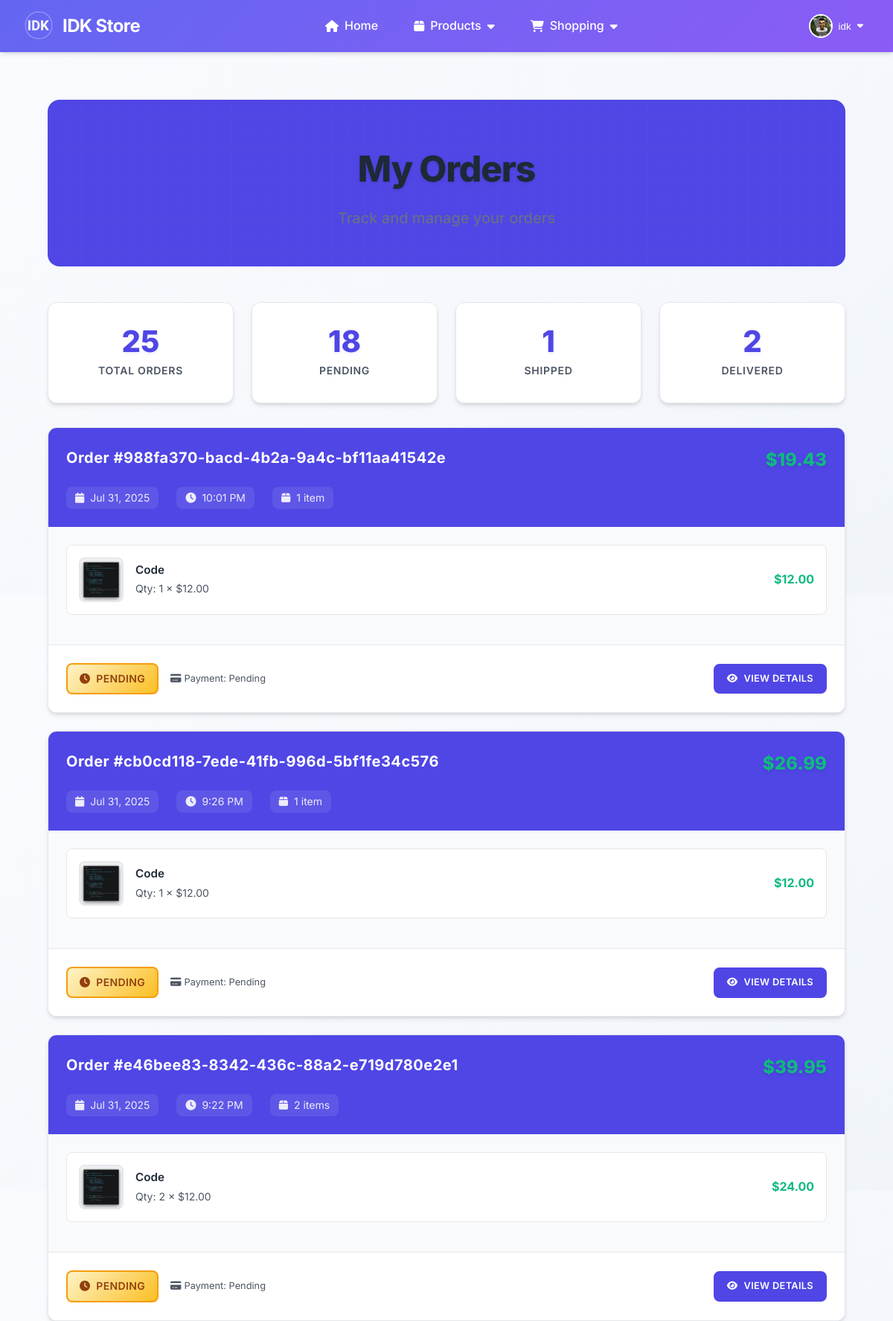
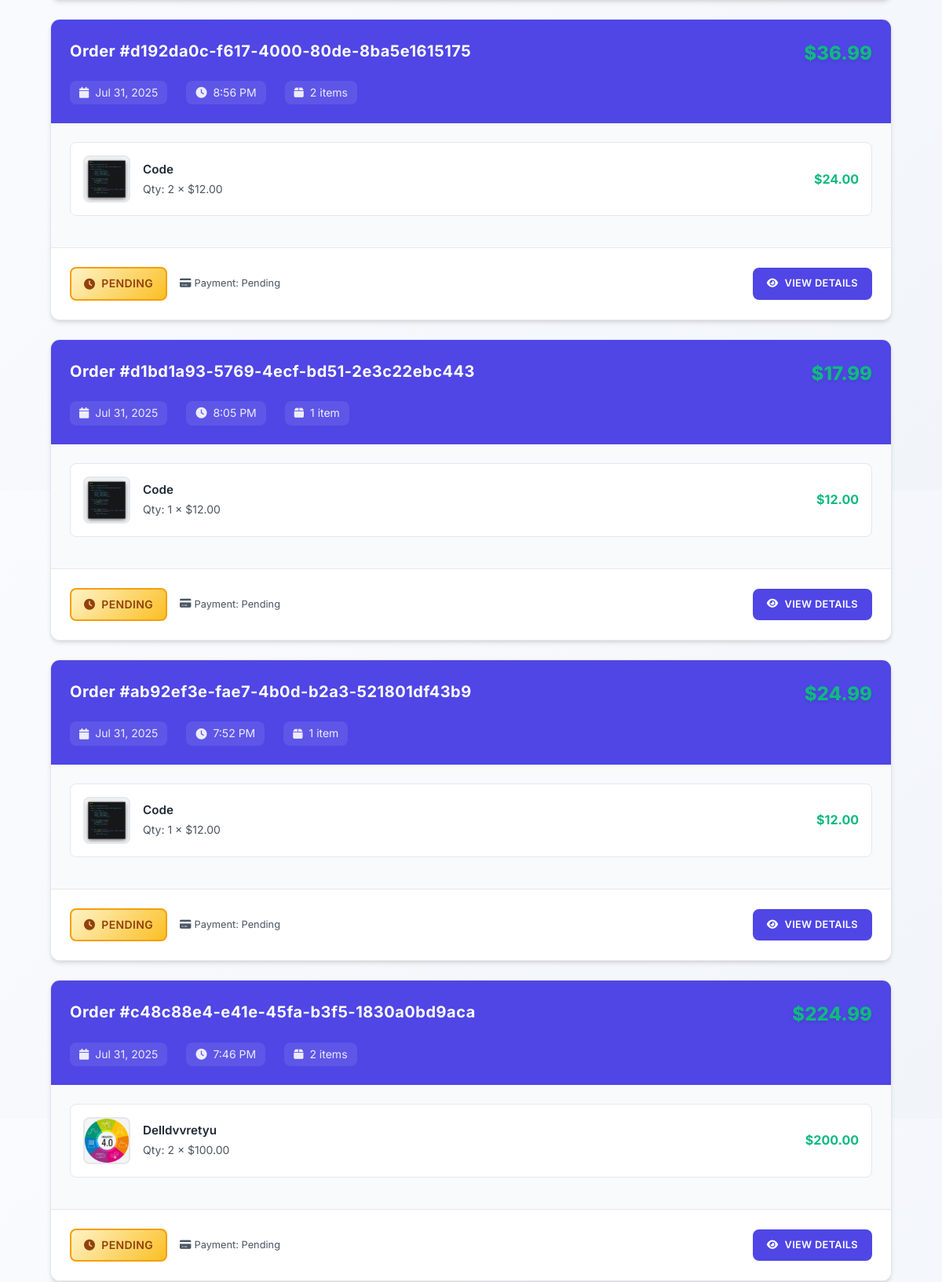
Screenshot of /orders/ (signed in, upper part) with the database file from the repository (2 pictures, top to bottom).
### accounts/models.py (models this page shows, shortened)
class UserProfile(models.Model):
    ROLE_CHOICES = [
        ('customer', 'Customer'),
        ('staff', 'Staff'),
        ('owner', 'Owner/Admin'),
    ]
    user = models.OneToOneField(User, on_delete=models.CASCADE, related_name='profile')
    phone_number = models.CharField(max_length=15, blank=True, null=True)
    address = models.TextField(blank=True, null=True)
    date_of_birth = models.DateField(blank=True, null=True)
    profile_picture = models.ImageField(upload_to='profiles/', blank=True, null=True)
    role = models.CharField(max_length=20, choices=ROLE_CHOICES, default='customer')
    billing_first_name = models.CharField(max_length=100, blank=True, null=True)
    billing_last_name = models.CharField(max_length=100, blank=True, null=True)
    billing_email = models.EmailField(blank=True, null=True)
    billing_phone = models.CharField(max_length=20, blank=True, null=True)
    billing_address = models.TextField(blank=True, null=True)
    billing_city = models.CharField(max_length=100, blank=True, null=True)
    billing_state = models.CharField(max_length=100, blank=True, null=True)
    billing_postal_code = models.CharField(max_length=20, blank=True, null=True)
    billing_country = models.CharField(max_length=100, blank=True, null=True)
    shipping_first_name = models.CharField(max_length=100, blank=True, null=True)
    shipping_last_name = models.CharField(max_length=100, blank=True, null=True)
    shipping_phone = models.CharField(max_length=20, blank=True, null=True)
    shipping_address = models.TextField(blank=True, null=True)
    shipping_city = models.CharField(max_length=100, blank=True, null=True)
    shipping_state = models.CharField(max_length=100, blank=True, null=True)
    shipping_postal_code = models.CharField(max_length=20, blank=True, null=True)
    shipping_country = models.CharField(max_length=100, blank=True, null=True)
    created_at = models.DateTimeField(auto_now_add=True)
    updated_at = models.DateTimeField(auto_now=True)
    def can_manage_products(self):
        return self.role in ['staff', 'owner'] or self.user.is_superuser
    class Meta:
        verbose_name = "User Profile"
        verbose_name_plural = "User Profiles"

### orders/models.py (models this page shows, shortened)
class Order(models.Model):
    ORDER_STATUS_CHOICES = [
        ('pending', 'Pending'),
        ('confirmed', 'Confirmed'),
        ('processing', 'Processing'),
        ('shipped', 'Shipped'),
        ('delivered', 'Delivered'),
        ('cancelled', 'Cancelled'),
        ('refunded', 'Refunded'),
    ]
    order_id = models.UUIDField(default=uuid.uuid4, unique=True, editable=False)
    user = models.ForeignKey(User, on_delete=models.CASCADE, related_name='orders')
    status = models.CharField(max_length=20, choices=ORDER_STATUS_CHOICES, default='pending')
    first_name = models.CharField(max_length=100)
    last_name = models.CharField(max_length=100)
    email = models.EmailField()
    phone = models.CharField(max_length=20)
    shipping_first_name = models.CharField(max_length=100, blank=True)
    shipping_last_name = models.CharField(max_length=100, blank=True)
    shipping_phone = models.CharField(max_length=20, blank=True)
    shipping_address = models.TextField()
    shipping_city = models.CharField(max_length=100)
    shipping_state = models.CharField(max_length=100)
    shipping_postal_code = models.CharField(max_length=20)
    shipping_country = models.CharField(max_length=100, default='Cambodia')
    shipping_method = models.ForeignKey('ShippingMethod', on_delete=models.SET_NULL, null=True, blank=True)
    total_amount = models.DecimalField(max_digits=10, decimal_places=2)
    shipping_cost = models.DecimalField(max_digits=10, decimal_places=2, default=0.00)
    tax_amount = models.DecimalField(max_digits=10, decimal_places=2, default=0.00)
    created_at = models.DateTimeField(auto_now_add=True)
    updated_at = models.DateTimeField(auto_now=True)
    order_notes = models.TextField(blank=True, null=True)
    class Meta:
        ordering = ['-created_at']
    @property
    def grand_total(self):
        total = Decimal(str(self.total_amount)) if self.total_amount else Decimal('0.00')
        shipping = Decimal(str(self.shipping_cost)) if self.shipping_cost else Decimal('0.00')
        tax = Decimal(str(self.tax_amount)) if self.tax_amount else Decimal('0.00')
        return total + shipping + tax
    @property
    def total_items(self):
        return sum(item.quantity for item in self.order_items.all())

class OrderItem(models.Model):
    order = models.ForeignKey(Order, on_delete=models.CASCADE, related_name='order_items')
    product = models.ForeignKey(Product, on_delete=models.CASCADE)
    quantity = models.PositiveIntegerField(default=1)
    price = models.DecimalField(max_digits=10, decimal_places=2)  # Price at time of order
    created_at = models.DateTimeField(auto_now_add=True)
    @property
    def total_price(self):
        return self.quantity * self.price

### products/models.py (models this page shows, shortened)
class Product(models.Model):
    name = models.CharField(max_length=255)
    description = models.TextField()
    price = models.DecimalField(max_digits=10, decimal_places=2)
    quantity = models.PositiveIntegerField(default=0)
    image = models.ImageField(upload_to='products/', blank=True)
    category = models.ForeignKey('Category', on_delete=models.CASCADE, related_name='products', null=True, blank=True)

### payment/models.py (models this page shows, shortened)
class Payment(models.Model):
    PAYMENT_METHOD_CHOICES = [
        ('bank_transfer', 'Bank Transfer'),
        ('cash_on_delivery', 'Cash on Delivery'),
        ('aba_pay', 'ABA Pay'),
        ('wing', 'Wing'),
    ]
    PAYMENT_STATUS_CHOICES = [
        ('pending', 'Pending'),
        ('processing', 'Processing'),
        ('completed', 'Completed'),
        ('failed', 'Failed'),
        ('cancelled', 'Cancelled'),
        ('refunded', 'Refunded'),
    ]
    payment_id = models.UUIDField(default=uuid.uuid4, unique=True, editable=False)
    order = models.OneToOneField(Order, on_delete=models.CASCADE, related_name='payment')
    payment_method = models.CharField(max_length=20, choices=PAYMENT_METHOD_CHOICES)
    status = models.CharField(max_length=20, choices=PAYMENT_STATUS_CHOICES, default='pending')
    amount = models.DecimalField(max_digits=10, decimal_places=2)
    transaction_id = models.CharField(max_length=100, blank=True, null=True)
    gateway_response = models.JSONField(blank=True, null=True)
    created_at = models.DateTimeField(auto_now_add=True)
    updated_at = models.DateTimeField(auto_now=True)
    completed_at = models.DateTimeField(blank=True, null=True)

### orders/views.py (the view)
# urls.py: path('', views.order_list, name='order_list'),
@login_required
def order_list(request):
    orders = Order.objects.filter(user=request.user).order_by('-created_at')
    context = {
        'orders': orders,
        'pending_count': orders.filter(status='pending').count(),
        'confirmed_count': orders.filter(status='confirmed').count(),
        'processing_count': orders.filter(status='processing').count(),
        'shipped_count': orders.filter(status='shipped').count(),
        'delivered_count': orders.filter(status='delivered').count(),
        'cancelled_count': orders.filter(status='cancelled').count(),
        'total_count': orders.count(),
    }
    return render(request, 'orders/order_list.html', context)

### orders/templates/orders/order_list.html (shortened to what this page needs)
{% extends 'store/base.html' %}
{% load static %}
{% block extra_css %}
<link rel="stylesheet" href="https://cdnjs.cloudflare.com/ajax/libs/font-awesome/6.5.0/css/all.min.css">
{% endblock %}
{% block content %}
<div class="orders-container">
    <div class="page-header">
        <h1 class="page-title">My Orders</h1>
        <p class="page-subtitle">Track and manage your orders</p>
    </div>
    {% if orders %}
        <div class="order-summary">
            <div class="summary-item">
                <div class="summary-number">{{ total_count }}</div>
                <div class="summary-label">Total Orders</div>
            </div>
            <div class="summary-item">
                <div class="summary-number">{{ pending_count }}</div>
                <div class="summary-label">Pending</div>
            </div>
            <div class="summary-item">
                <div class="summary-number">{{ shipped_count }}</div>
                <div class="summary-label">Shipped</div>
            </div>
            <div class="summary-item">
                <div class="summary-number">{{ delivered_count }}</div>
                <div class="summary-label">Delivered</div>
            </div>
        </div>
        {% for order in orders %}
        <div class="order-card">
            <div class="order-header">
                <div class="order-main-info">
                    <div class="order-id">Order #{{ order.order_id }}</div>
                    <div class="order-total">${{ order.grand_total }}</div>
                </div>
                <div class="order-meta">
                    <span><i class="fas fa-calendar"></i> {{ order.created_at|date:"M d, Y" }}</span>
                    <span><i class="fas fa-clock"></i> {{ order.created_at|time:"g:i A" }}</span>
                    <span><i class="fas fa-box"></i> {{ order.total_items }} item{{ order.total_items|pluralize }}</span>
                </div>
            </div>
            <div class="order-body">
                <div class="order-items">
                    {% for item in order.order_items.all %}
                    <div class="order-item">
                        {% if item.product.image %}
                            <img src="{{ item.product.image.url }}" alt="{{ item.product.name }}" class="item-image">
                        {% else %}
                            <div class="item-image">
                                <i class="fas fa-image"></i>
                            </div>
                        {% endif %}
                        <div class="item-details">
                            <div class="item-name">{{ item.product.name }}</div>
                            <div class="item-info">Qty: {{ item.quantity }} × ${{ item.price }}</div>
                        </div>
                        <div class="item-total">${{ item.total_price }}</div>
                    </div>
                    {% endfor %}
                </div>
            </div>
            <div class="order-status">
                <div class="status-info">
                    <span class="status-badge status-{{ order.status }}">
                        {% if order.status == 'pending' %}
                            <i class="fas fa-clock"></i>
                        {% elif order.status == 'confirmed' %}
                            <i class="fas fa-check-circle"></i>
                        {% elif order.status == 'processing' %}
                            <i class="fas fa-cog fa-spin"></i>
                        {% elif order.status == 'shipped' %}
                            <i class="fas fa-shipping-fast"></i>
                        {% elif order.status == 'delivered' %}
                            <i class="fas fa-box-open"></i>
                        {% elif order.status == 'cancelled' %}
                            <i class="fas fa-times-circle"></i>
                        {% elif order.status == 'refunded' %}
                            <i class="fas fa-undo"></i>
                        {% endif %}
                        {{ order.get_status_display }}
                    </span>
                    {% if order.payment %}
                        <div class="payment-info">
                            <i class="fas fa-credit-card"></i>
                            Payment: {{ order.payment.get_status_display }}
                        </div>
                    {% endif %}
                </div>
                <div class="order-actions">
                    <a href="{% url 'orders:order_detail' order.order_id %}"
                       class="btn btn-primary btn-sm"
                       title="View order details">
                        <i class="fas fa-eye"></i>
                        <span class="btn-text">View Details</span>
                    </a>
                </div>
            </div>
        </div>
        {% endfor %}
    {% endif %}
</div>
{% endblock %}

### store/templates/store/base.html (shortened to what this page needs)
{% load static %}
<!DOCTYPE html>
<html lang="en">
<head>
    <link rel="stylesheet" href="https://cdnjs.cloudflare.com/ajax/libs/font-awesome/6.5.0/css/all.min.css">
    {% block extra_css %}{% endblock %}
</head>
<body>
    <header>
        <nav>
            <div class="nav-container">
                <a href="{% url 'store:home' %}" class="logo">
                    <span class="logo-icon">
                        <img src="{% static 'store/images/IDK.png' %}" alt="IDK Store" />
                    </span>
                    IDK Store
                </a>
                <ul class="nav-menu" id="mainNav">
                    <li><a href="{% url 'store:home' %}"><i class="fa fa-home"></i><span>Home</span></a></li>
                    <li class="dropdown">
                        <a href="#"><i class="fa fa-box"></i><span>Products</span><i class="fa fa-caret-down"></i></a>
                    </li>
                    {% if user.profile.role == 'customer' %}
                    <li class="dropdown">
                        <a href="#"><i class="fa fa-shopping-cart"></i><span>Shopping</span><i class="fa fa-caret-down"></i></a>
                    </li>
                    {% endif %}
                </ul>
                <div class="auth-nav">
                    {% if user.is_authenticated %}
                    <div class="account-dropdown" id="accountDropdown">
                        <button class="account-btn" aria-haspopup="true">
                            {% if user.profile.profile_picture %}
                                <img src="{{ user.profile.profile_picture.url }}" alt="Profile" class="user-avatar">
                            {% else %}
                                <div class="user-default-avatar">
                                    {{ user.first_name|default:user.username|slice:":1"|upper }}
                                </div>
                            {% endif %}
                            <span>{{ user.first_name|default:user.username }}</span>
                            <i class="fa fa-caret-down"></i>
                        </button>
                    </div>
                    {% endif %}
                </div>
            </div>
        </nav>
    </header>
    <main>
        <div class="container">
            {% block content %}{% endblock %}
        </div>
    </main>
</body>
</html>

### rows the page displays
Order: order_id "988fa370-bacd-4b2a-9a4c-bf11aa41542e", grand_total "19.43", created_at "Jul 31, 2025", created_at "10:01 PM", total_items "1", status "PENDING", payment.status "Pending"
OrderItem: product.image (picture), product.name "Code", quantity "1", price "12.00", total_price "12.00"
Order: order_id "cb0cd118-7ede-41fb-996d-5bf1fe34c576", grand_total "26.99", created_at "Jul 31, 2025", created_at "9:26 PM", total_items "1", status "PENDING", payment.status "Pending"
OrderItem: product.image (picture), product.name "Code", quantity "1", price "12.00", total_price "12.00"
Order: order_id "e46bee83-8342-436c-88a2-e719d780e2e1", grand_total "39.95", created_at "Jul 31, 2025", created_at "9:22 PM", total_items "2", status "PENDING", payment.status "Pending"
OrderItem: product.image (picture), product.name "Code", quantity "2", price "12.00", total_price "24.00"
Order: order_id "d192da0c-f617-4000-80de-8ba5e1615175", grand_total "36.99", created_at "Jul 31, 2025", created_at "8:56 PM", total_items "2", status "PENDING", payment.status "Pending"
OrderItem: product.image (picture), product.name "Code", quantity "2", price "12.00", total_price "24.00"
Order: order_id "d1bd1a93-5769-4ecf-bd51-2e3c22ebc443", grand_total "17.99", created_at "Jul 31, 2025", created_at "8:05 PM", total_items "1", status "PENDING", payment.status "Pending"
OrderItem: product.image (picture), product.name "Code", quantity "1", price "12.00", total_price "12.00"
Order: order_id "ab92ef3e-fae7-4b0d-b2a3-521801df43b9", grand_total "24.99", created_at "Jul 31, 2025", created_at "7:52 PM", total_items "1", status "PENDING", payment.status "Pending"
OrderItem: product.image (picture), product.name "Code", quantity "1", price "12.00", total_price "12.00"
Order: order_id "c48c88e4-e41e-45fa-b3f5-1830a0bd9aca", grand_total "224.99", created_at "Jul 31, 2025", created_at "7:46 PM", total_items "2", status "PENDING", payment.status "Pending"
OrderItem: product.image (picture), product.name "Delldvvretyu", quantity "2", price "100.00", total_price "200.00"

### other values shown
{{ user.first_name|default:user.username }} "idk"
{{ total_count }} "25"
{{ pending_count }} "18"
{{ shipped_count }} "1"
{{ delivered_count }} "2"
